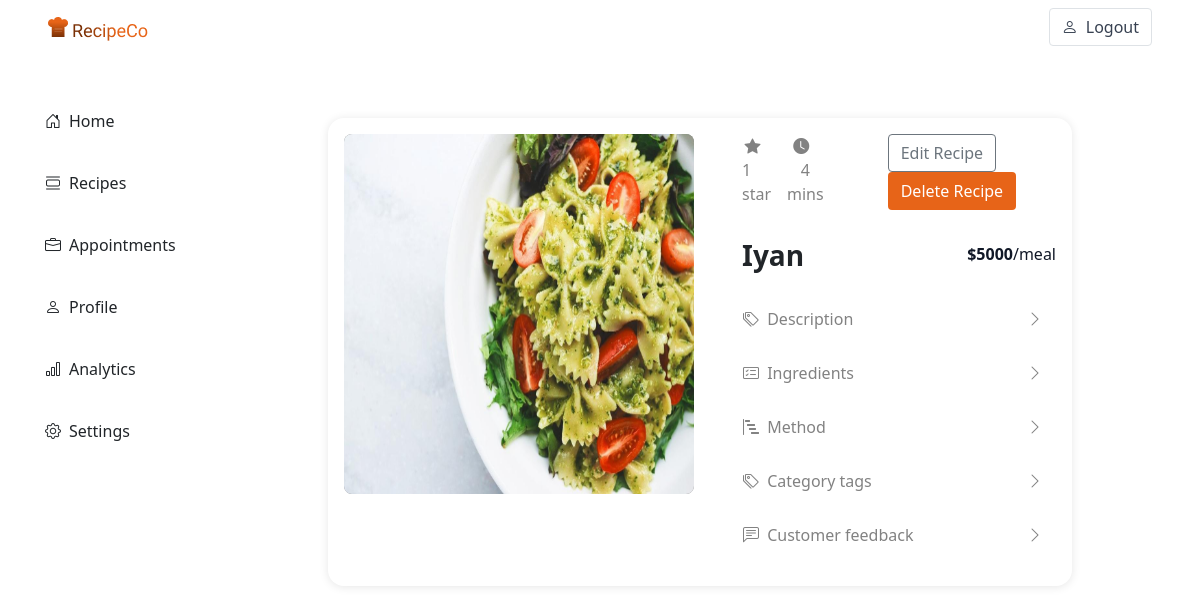
The page /chef/recipe/4 (signed in) on the database its author committed.
### chef_management_app/models.py (models this page shows)
class Recipe(models.Model):
    id = models.AutoField(primary_key=True)
    name = models.CharField(max_length=255)
    decription = RichTextField(blank=True, null=True)
    method = RichTextField(blank=True, null=True)
    ingredient = RichTextField(blank=True, null=True)
    image_url = models.ImageField(upload_to=filepath_recipe, null=True, blank=True)
    created_at = models.DateTimeField(auto_now_add=True)
    price = models.IntegerField()
    period = models.IntegerField()
    address_name = models.TextField()
    country_id = models.ForeignKey(
        Country, on_delete=models.DO_NOTHING, null=True, blank=True
    )
    continent_id = models.ForeignKey(
        Continent, on_delete=models.DO_NOTHING, null=True, blank=True
    )
    chefuser_id = models.ForeignKey(ChefUser, on_delete=models.CASCADE)
    objects = models.Manager()

### chef_management_app/views/recipeView.py (the view)
# urls.py: path("chef/recipe/<str:recipe_id>", recipeView.GetRecipeById, name="get_recipe_Id"),
def GetRecipeById(request, recipe_id):
    chef = ChefUser.objects.get(admin = request.user.id)
    recipe = Recipe.objects.get(chefuser_id = chef, id = recipe_id)
    recipe_rating_obj = RecipeRating.objects.filter(recipe_id = recipe.id)
    total_rating = CalculateRating(recipe_rating_obj) + 1
    response = {
        "recipe" : recipe,
        "rating" : total_rating,
    }
    return render(request, "recipe/get_recipe_Id.html",  { "recipe" : response })

### chef_management_app/views/recipeView.py (called while the page is built, shortened)
def CalculateRating(ratings):
    rating_initial = 0
    sum_divid = 1
    total_num = (rating_initial) / (sum_divid)
    return int(total_num)

### chef_management_app/templates/Recipe/get_recipe_Id.html (shortened to what this page needs)
{% extends 'chef/navbar.html' %}
{% block chef_content %}
<div class="my-5 px-8">
    <div class="d-flex p-3 recipe-box">
        <div class="mb-3 me-5">
            <img src="../../media/{{ recipe.recipe.image_url }}"  alt="" class="recipe-image" width="350" height="360">
        </div>
        <div class="">
            <div class="d-flex mb-4 justify-content-between">
                <div class="d-flex me-5">
                    <div class="me-3">
                        <i class="bi bi-star-fill d-block text-center section-text me-2"></i>
                        <p class="mb-0 section-text">{{ recipe.rating }} star</p>
                    </div>
                    <div class="me-3 text-center">
                        <i class="bi bi-clock-fill me-2 section-text"></i>
                        <p class="mb-0 section-text">{{ recipe.recipe.period }} mins</p>
                    </div>
                </div>
                <div>
                    <a href="{% url 'edit_recipe' recipe.recipe.id %}" class="btn btn-outline-secondary me-3">Edit Recipe</a>
                    <a href="{% url 'delete_recipe' recipe.recipe.id %}" class="auth-btn text-white">Delete Recipe</a>
                </div>
            </div>
            <div class="mb-2">
                <div class="d-flex justify-content-between">
                    <p class="recipco-black fs-3 fw-bold pe-1">{{ recipe.recipe.name }}</p>
                    <p class="recipeco-black mt-2 "><span class="fw-bold">${{ recipe.recipe.price }}</span>/meal</p>
                </div>
            </div>
            <div class="" >
                <a  class="ps-0 section-text btn d-flex justify-content-between" data-bs-toggle="collapse" href="#descriptionCollapse"
                role="button" aria-expanded="false" aria-controls="descriptionCollapse">
                    <dl>
                        <i class="bi bi-tags me-1"></i>
                        Description
                    </dl>
                    <i class="bi bi-chevron-right"></i>
                </a>
            </div>
            <div class="">
                <a  class="ps-0 section-text btn d-flex justify-content-between" data-bs-toggle="collapse" href="#ingredientCollapse"
                role="button" aria-expanded="false" aria-controls="ingredientCollapse">
                    <dl>
                        <i class="bi bi-card-checklist me-1"></i>
                        Ingredients
                    </dl>
                    <i class="bi bi-chevron-right"></i>
                </a>
            </div>
            <div class="">
                <a  class="ps-0 section-text btn d-flex justify-content-between" data-bs-toggle="collapse" href="#methodCollapse"
                role="button" aria-expanded="false" aria-controls="methodCollapse">
                    <dl>
                        <i class="bi bi-bar-chart-steps me-1"></i>
                        Method
                    </dl>
                    <i class="bi bi-chevron-right"></i>
                </a>
            </div>
            <div class="">
                <a  class="ps-0 section-text btn d-flex justify-content-between" data-bs-toggle="collapse" href="#categoryCollapse"
                role="button" aria-expanded="false" aria-controls="categoryCollapse">
                    <dl>
                        <i class="bi bi-tags me-1"></i>
                        Category tags
                    </dl>
                    <i class="bi bi-chevron-right"></i>
                </a>
            </div>
            <div class="">
                <a href="{% url 'get_recipe_feedback' recipe.recipe.id %}" class="ps-0 section-text btn d-flex justify-content-between">
                    <dl>
                        <i class="bi bi-chat-left-text me-1"></i>
                        Customer feedback
                    </dl>
                    <i class="bi bi-chevron-right"></i>
                </a>
            </div>
        </div>
    </div>
{% endblock chef_content %}

### rows shown on the page
Recipe: recipe.image_url (picture), recipe.period "4", recipe.name "Iyan", recipe.price "5000"

### other values the page prints
{{ recipe.rating }} "1"
